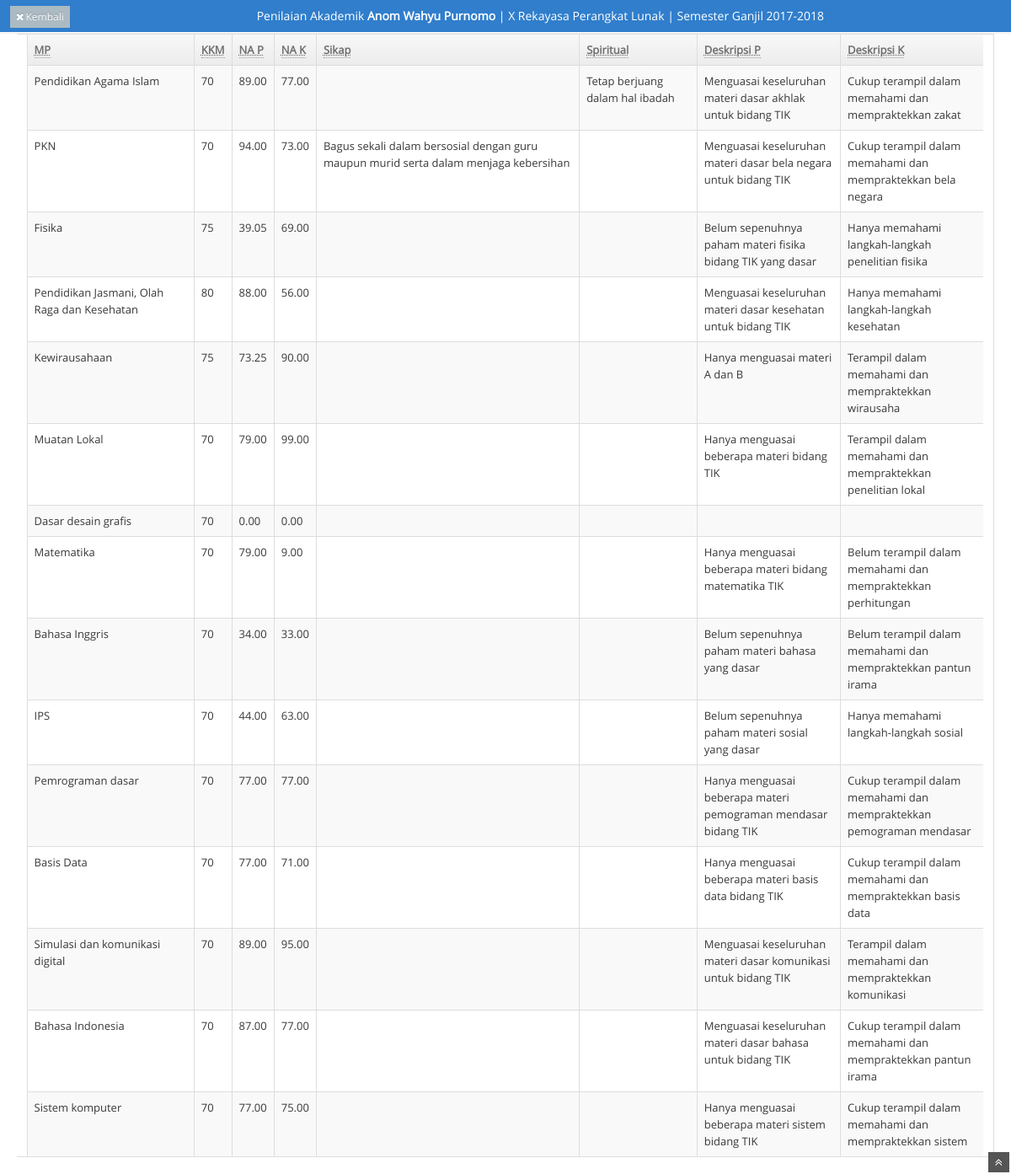
The page /admin/detailnilaia.php?ks=16&&smt=01 (signed in) on the database its author committed.
### tables this page shows
CREATE TABLE `kelas_siswa` (
  `id` int(10) NOT NULL,
  `kode_kelas` int(4) NOT NULL,
  `kode_siswa` int(5) NOT NULL
);

CREATE TABLE `siswa` (
  `kode_siswa` int(5) NOT NULL,
  `nis` varchar(16) NOT NULL,
  `nisn` varchar(16) DEFAULT NULL,
  `nama_siswa` varchar(40) NOT NULL,
  `jk` char(1) NOT NULL,
  `agama` varchar(10) NOT NULL,
  `tempat_lahir` varchar(40) DEFAULT NULL,
  `tgl_lahir` char(10) DEFAULT NULL,
  `alamat` varchar(90) DEFAULT NULL,
  `no_telp` varchar(16) DEFAULT NULL,
  `status_siswa` char(1) NOT NULL,
  `pass` varchar(16) NOT NULL
);

CREATE TABLE `kelas` (
  `kode_kelas` int(4) NOT NULL,
  `tahun_ajar` varchar(10) NOT NULL,
  `kelas` varchar(5) NOT NULL,
  `peminatan` varchar(25) NOT NULL
);

CREATE TABLE `nilai` (
  `id` int(20) NOT NULL,
  `semester` varchar(6) NOT NULL,
  `jum_tgs_peng` int(2) NOT NULL,
  `tgs_peng1` decimal(5,2) DEFAULT '0.00',
  `tgs_peng2` decimal(5,2) DEFAULT '0.00',
  `tgs_peng3` decimal(5,2) DEFAULT '0.00',
  `tgs_peng4` decimal(5,2) DEFAULT '0.00',
  `tgs_peng5` decimal(5,2) DEFAULT '0.00',
  `tgs_peng6` decimal(5,2) DEFAULT '0.00',
  `tgs_peng7` decimal(5,2) DEFAULT '0.00',
  `tgs_peng8` decimal(5,2) DEFAULT '0.00',
  `tgs_peng9` decimal(5,2) DEFAULT '0.00',
  `tgs_peng10` decimal(5,2) DEFAULT '0.00',
  `rerata_tgs_peng` decimal(5,2) DEFAULT '0.00',
  `jum_uh_peng` int(1) NOT NULL,
  `uh_peng1` decimal(5,2) DEFAULT '0.00',
  `uh_peng2` decimal(5,2) DEFAULT '0.00',
  `uh_peng3` decimal(5,2) DEFAULT '0.00',
  `uh_peng4` decimal(5,2) DEFAULT '0.00',
  `uh_peng5` decimal(5,2) DEFAULT '0.00',
  `uh_peng6` decimal(5,2) DEFAULT '0.00',
  `rerata_uh_peng` decimal(5,2) DEFAULT '0.00',
  `nilai_peng` decimal(5,2) DEFAULT '0.00',
  `jum_tgs_keter` int(2) NOT NULL,
  `tgs_keter1` decimal(5,2) DEFAULT '0.00',
  `tgs_keter2` decimal(5,2) DEFAULT '0.00',
  `tgs_keter3` decimal(5,2) DEFAULT '0.00',
  `tgs_keter4` decimal(5,2) DEFAULT '0.00',
  `tgs_keter5` decimal(5,2) DEFAULT '0.00',
  `tgs_keter6` decimal(5,2) DEFAULT '0.00',
  `tgs_keter7` decimal(5,2) DEFAULT '0.00',
  `tgs_keter8` decimal(5,2) DEFAULT '0.00',
  `tgs_keter9` decimal(5,2) DEFAULT '0.00',
  `tgs_keter10` decimal(5,2) DEFAULT '0.00',
  `rerata_tgs_keter` decimal(5,2) DEFAULT '0.00',
  `jum_uh_keter` int(1) NOT NULL,
  `uh_keter1` decimal(5,2) DEFAULT '0.00',
  `uh_keter2` decimal(5,2) DEFAULT '0.00',
  `uh_keter3` decimal(5,2) DEFAULT '0.00',
  `uh_keter4` decimal(5,2) DEFAULT '0.00',
  `uh_keter5` decimal(5,2) DEFAULT '0.00',
  `uh_keter6` decimal(5,2) DEFAULT '0.00',
  `rerata_uh_keter` decimal(5,2) DEFAULT '0.00',
  `nilai_keter` decimal(5,2) DEFAULT '0.00',
  `uts` decimal(5,2) DEFAULT NULL,
  `uas` decimal(5,2) DEFAULT NULL,
  `deskripsi` varchar(160) DEFAULT NULL,
  `sikap_ga` varchar(160) DEFAULT NULL,
  `spiritual_ga` varchar(160) DEFAULT NULL,
  `sikap_ge` varchar(160) DEFAULT NULL,
  `spiritual_ge` varchar(160) DEFAULT NULL,
  `peng_ga` varchar(160) DEFAULT NULL,
  `kete_ga` varchar(160) DEFAULT NULL,
  `peng_ge` varchar(160) DEFAULT NULL,
  `kete_ge` varchar(160) DEFAULT NULL,
  `kode_siswa` int(5) NOT NULL,
  `kode_kelas` int(4) NOT NULL,
  `kode_guru` int(4) NOT NULL,
  `kode_mp` int(4) NOT NULL
);

CREATE TABLE `mpelajaran` (
  `kode_mp` int(10) NOT NULL,
  `nama_mp` varchar(75) NOT NULL,
  `kkm` int(3) NOT NULL,
  `muatan` varchar(20) NOT NULL,
  `bobot_tgsp_ga` int(3) NOT NULL,
  `bobot_uhp_ga` int(3) NOT NULL,
  `bobot_tgsk_ga` int(3) NOT NULL,
  `bobot_uhk_ga` int(3) NOT NULL,
  `bobot_tgsp_ge` int(3) NOT NULL,
  `bobot_uhp_ge` int(3) NOT NULL,
  `bobot_tgsk_ge` int(3) NOT NULL,
  `bobot_uhk_ge` int(3) NOT NULL,
  `bobot_uts_ga` int(3) NOT NULL,
  `bobot_uas_ga` int(3) NOT NULL,
  `bobot_uts_ge` int(3) NOT NULL,
  `bobot_uas_ge` int(3) NOT NULL,
  `peng_ga_a` varchar(160) DEFAULT NULL,
  `peng_ga_b` varchar(160) DEFAULT NULL,
  `peng_ga_c` varchar(160) DEFAULT NULL,
  `peng_ga_d` varchar(160) DEFAULT NULL,
  `kete_ga_a` varchar(160) DEFAULT NULL,
  `kete_ga_b` varchar(160) DEFAULT NULL,
  `kete_ga_c` varchar(160) DEFAULT NULL,
  `kete_ga_d` varchar(160) DEFAULT NULL,
  `peng_ge_a` varchar(160) DEFAULT NULL,
  `peng_ge_b` varchar(160) DEFAULT NULL,
  `peng_ge_c` varchar(160) DEFAULT NULL,
  `peng_ge_d` varchar(160) DEFAULT NULL,
  `kete_ge_a` varchar(160) DEFAULT NULL,
  `kete_ge_b` varchar(160) DEFAULT NULL,
  `kete_ge_c` varchar(160) DEFAULT NULL,
  `kete_ge_d` varchar(160) DEFAULT NULL,
  `kode_guru` int(4) NOT NULL,
  `kode_kelas` int(4) NOT NULL
);

### admin/detailnilaia.php (the view, shortened to what this page needs)
<?php
	include '../config.php';
	$kode=$_GET['ks'];
	$smt=$_GET['smt'];
	if ($smt==01) {
		$kodesmt="Ganjil";
		$sikap="sikap_ga";
		$spiritual="spiritual_ga";
		$peng="peng_ga";
		$kete="kete_ga";
	}else{
		$kodesmt="Genap";
		$sikap="sikap_ge";
		$spiritual="spiritual_ge";
		$peng="peng_ge";
		$kete="kete_ge";
	}
	$queryta="select kode_kelas, tahun_ajar from kelas order by kode_kelas desc limit 1";
	$ta=mysqli_query($koneksi,$queryta);
	$datata=mysqli_fetch_array($ta);
	$tampilta=$datata['tahun_ajar'];
	$query="select * from siswa, kelas_siswa, kelas where siswa.kode_siswa=kelas_siswa.kode_siswa and kelas.kode_kelas=kelas_siswa.kode_kelas and siswa.kode_siswa='$kode'";
	$result=mysqli_query($koneksi,$query);
	$row=mysqli_fetch_array($result);
	$siswa=$row['nama_siswa'];
	$kk=$row['kode_kelas'];
	$kelas=$row['kelas'];
	$pem=$row['peminatan'];
?>
<!DOCTYPE html>
<html lang="en">
	<head>
		<link href="../assets/css/bootstrap.min.css" rel="stylesheet" />
		<link href="../assets/css/bootstrap-responsive.min.css" rel="stylesheet" />
		<link rel="stylesheet" href="../assets/css/font-awesome.min.css" />
		<link rel="stylesheet" href="../assets/css/chosen.css" />
		<link rel="stylesheet" href="../assets/css/ace-fonts.css" />
		<link rel="stylesheet" href="../assets/css/ace.min.css" />
		<link rel="stylesheet" href="../assets/css/ace-responsive.min.css" />
		<link rel="stylesheet" href="../assets/css/ace-skins.min.css" />
	</head>
	<body>
		<div id="modal" tabindex="-1">
			<div class="modal-header center no-padding">
				<div class="table-header">
					<span class="pull-left">
						<a href="penilaiankelas.php?<?php echo 'kk='.$kk.'&&smt='.$smt;?>" button class="btn btn-mini">
							<i class="icon-remove"></i>Kembali
						</a>
					</span>
					<span>
						Penilaian Akademik <?php echo '<strong>'.$siswa.'</strong> | '.$kelas.' '.$pem.' | Semester '.$kodesmt.' '.$tampilta ?>
					</span>
				</div>
			</div>
			<div class="container-fluid">
				<div class="control-group">
					<table id="tabel1" class="table table-striped table-bordered table-hover " style="padding-left: 1%; padding-right: 1%">
						<thead>
							<tr>
								<th>
									<abbr title="Mata Pelajaran" data-rel="tooltip" data-placement="bottom">MP</abbr>
								</th>
								<th>
									<abbr title="Nilai Kriteria Kelulusan Minimal" data-rel="tooltip" data-placement="bottom">KKM</abbr>
								</th>
								<th>
									<abbr title="Nilai Akhir Basis Pengetahuan. Nilai ini hasil gabungan Tugas, Ulangan Harian basis pengetahuan, UTS dan UAS dengan perbandingan bobot yang ditentukan guru mata pelajaran." data-rel="tooltip" data-placement="bottom">NA P</abbr>
								</th>
								<th>
									<abbr title="Nilai Akhir Basis Keterampilan. Nilai ini hasil gabungan Tugas dan Ulangan Harian basis keterampilan dengan perbandingan bobot yang ditentukan guru mata pelajaran." data-rel="tooltip" data-placement="bottom">NA K</abbr>
								</th>
								<th>
									<abbr title="Penilaian Sikap Siswa. Berdasarkan penilaian oleh guru mata pelajaran PKN atau Kewarganegaraan." data-rel="tooltip" data-placement="bottom">Sikap</abbr>
								</th>
								<th>
									<abbr title="Penilaian Spiritual Siswa. Berdasarkan penilaian oleh guru agama." data-rel="tooltip" data-placement="bottom">Spiritual</abbr>
								</th>
								<th>
									<abbr title="Deskripsi Pengetahuan Siswa." data-rel="tooltip" data-placement="bottom">Deskripsi P</abbr>
								</th>
								<th>
									<abbr title="Deskripsi Keterampilan Siswa." data-rel="tooltip" data-placement="bottom">Deskripsi K</abbr>
								</th>
							</tr>
						</thead>
						<tbody>
						<?php
						    include '../config.php';
						    $querytbl="select mpelajaran.kode_mp, mpelajaran.nama_mp, mpelajaran.kkm, nilai.* from mpelajaran, nilai where nilai.kode_siswa='$kode' and nilai.semester='$kodesmt' and nilai.kode_mp=mpelajaran.kode_mp";
					    	$resulttbl=mysqli_query($koneksi,$querytbl);
					    	while ($datatbl=mysqli_fetch_array($resulttbl)) {
					    		echo "<tr>
						    		<td>".$datatbl['nama_mp']."</td>
						    		<td>".$datatbl['kkm']."</td>
						    		<td>".$datatbl['nilai_peng']."</td>
						    		<td>".$datatbl['nilai_keter']."</td>
						    		<td>".$datatbl[$sikap]."</td>
						    		<td>".$datatbl[$spiritual]."</td>
						    		<td width=15%>".$datatbl[$peng]."</td>
						    		<td width=15%>".$datatbl[$kete]."</td>
					    		</tr>";
					    	}
					    ?>
						</tbody>
					</table>
				</div>
			</div>
		</div>
		<a href="#" id="btn-scroll-up" class="btn-scroll-up btn btn-small btn-inverse">
			<i class="icon-double-angle-up icon-only bigger-110"></i>
		</a>
	</body>
</html>

### rows shown on the page
kelas_siswa: kode_siswa.nama_siswa "Anom Wahyu Purnomo", kode_kelas.kelas "X", kode_kelas.peminatan "Rekayasa Perangkat Lunak"
kelas: tahun_ajar "2017-2018"
nilai: kode_mp.nama_mp "Pendidikan Agama Islam", kode_mp.kkm "70", nilai_peng "89.00", nilai_keter "77.00", spiritual_ga "Tetap berjuang dalam hal ibadah", peng_ga "Menguasai keseluruhan materi dasar akhlak untuk bidang TIK", kete_ga "Cukup terampil dalam memahami dan mempraktekkan zakat"
nilai: kode_mp.nama_mp "PKN", kode_mp.kkm "70", nilai_peng "94.00", nilai_keter "73.00", sikap_ga "Bagus sekali dalam bersosial dengan guru maupun murid serta dalam menjaga kebersihan", peng_ga "Menguasai keseluruhan materi dasar bela negara untuk bidang TIK", kete_ga "Cukup terampil dalam memahami dan mempraktekkan bela negara"
nilai: kode_mp.nama_mp "Fisika", kode_mp.kkm "75", nilai_peng "39.05", nilai_keter "69.00", peng_ga "Belum sepenuhnya paham materi fisika bidang TIK yang dasar", kete_ga "Hanya memahami langkah-langkah penelitian fisika"
nilai: kode_mp.nama_mp "Pendidikan Jasmani, Olah Raga dan Kesehatan", kode_mp.kkm "80", nilai_peng "88.00", nilai_keter "56.00", peng_ga "Menguasai keseluruhan materi dasar kesehatan untuk bidang TIK", kete_ga "Hanya memahami langkah-langkah kesehatan"
nilai: kode_mp.nama_mp "Kewirausahaan", kode_mp.kkm "75", nilai_peng "73.25", nilai_keter "90.00", peng_ga "Hanya menguasai materi A dan B", kete_ga "Terampil dalam memahami dan mempraktekkan wirausaha"
nilai: kode_mp.nama_mp "Muatan Lokal", kode_mp.kkm "70", nilai_peng "79.00", nilai_keter "99.00", peng_ga "Hanya menguasai beberapa materi bidang TIK", kete_ga "Terampil dalam memahami dan mempraktekkan penelitian lokal"
nilai: kode_mp.nama_mp "Dasar desain grafis", kode_mp.kkm "70", nilai_peng "0.00", nilai_keter "0.00"
nilai: kode_mp.nama_mp "Matematika", kode_mp.kkm "70", nilai_peng "79.00", nilai_keter "9.00", peng_ga "Hanya menguasai beberapa materi bidang matematika TIK", kete_ga "Belum terampil dalam memahami dan mempraktekkan perhitungan"
nilai: kode_mp.nama_mp "Bahasa Inggris", kode_mp.kkm "70", nilai_peng "34.00", nilai_keter "33.00", peng_ga "Belum sepenuhnya paham materi bahasa yang dasar", kete_ga "Belum terampil dalam memahami dan mempraktekkan pantun irama"
nilai: kode_mp.nama_mp "IPS", kode_mp.kkm "70", nilai_peng "44.00", nilai_keter "63.00", peng_ga "Belum sepenuhnya paham materi sosial yang dasar", kete_ga "Hanya memahami langkah-langkah sosial"
nilai: kode_mp.nama_mp "Pemrograman dasar", kode_mp.kkm "70", nilai_peng "77.00", nilai_keter "77.00", peng_ga "Hanya menguasai beberapa materi pemograman mendasar bidang TIK", kete_ga "Cukup terampil dalam memahami dan mempraktekkan pemograman mendasar"
nilai: kode_mp.nama_mp "Basis Data", kode_mp.kkm "70", nilai_peng "77.00", nilai_keter "71.00", peng_ga "Hanya menguasai beberapa materi basis data bidang TIK", kete_ga "Cukup terampil dalam memahami dan mempraktekkan basis data"
nilai: kode_mp.nama_mp "Simulasi dan komunikasi digital", kode_mp.kkm "70", nilai_peng "89.00", nilai_keter "95.00", peng_ga "Menguasai keseluruhan materi dasar komunikasi untuk bidang TIK", kete_ga "Terampil dalam memahami dan mempraktekkan komunikasi"
nilai: kode_mp.nama_mp "Bahasa Indonesia", kode_mp.kkm "70", nilai_peng "87.00", nilai_keter "77.00", peng_ga "Menguasai keseluruhan materi dasar bahasa untuk bidang TIK", kete_ga "Cukup terampil dalam memahami dan mempraktekkan pantun irama"
nilai: kode_mp.nama_mp "Sistem komputer", kode_mp.kkm "70", nilai_peng "77.00", nilai_keter "75.00", peng_ga "Hanya menguasai beberapa materi sistem bidang TIK", kete_ga "Cukup terampil dalam memahami dan mempraktekkan sistem"

### other values the page prints
$kodesmt "Ganjil"
